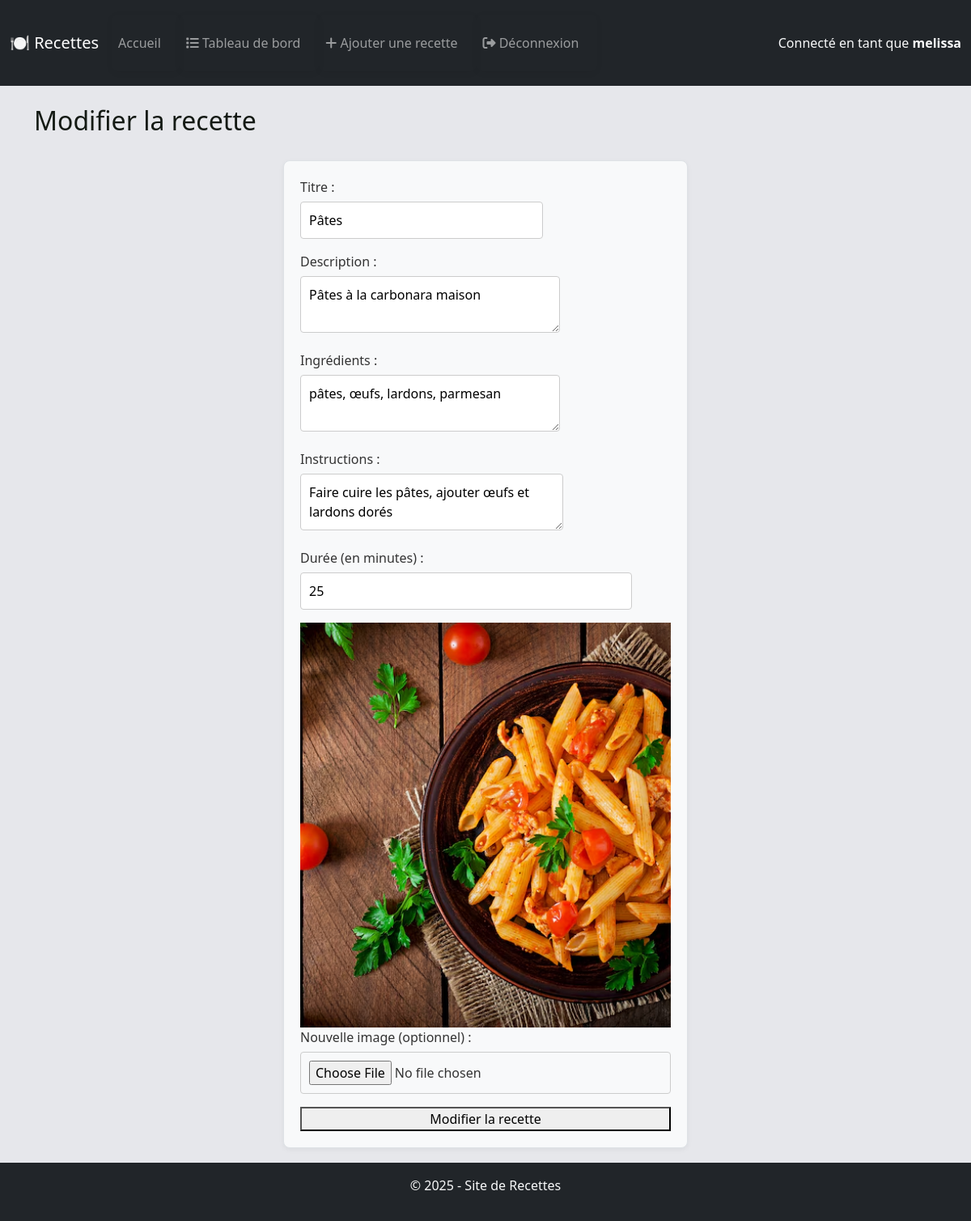
The page /index.php?page=modifier&id=1 (signed in) on the database its author committed.
### tables this page shows
CREATE TABLE `recettes` (
  `id` INT(11) NOT NULL AUTO_INCREMENT,
  `user_id` INT(11),
  `titre` VARCHAR(100) NOT NULL,
  `description` TEXT NOT NULL,
  `ingredients` TEXT,
  `instructions` TEXT,
  `duree` INT(11),
  `image_url` VARCHAR(255),
  PRIMARY KEY (`id`),
  KEY `user_id` (`user_id`),
  CONSTRAINT `recettes_ibfk_1` FOREIGN KEY (`user_id`) REFERENCES `users` (`id`) ON DELETE CASCADE
);

### view/form_modif.php (the view)
<?php include 'view/templates/header.php'; ?>
<h2>Modifier la recette</h2>
<form method="POST" enctype="multipart/form-data">
    <label>Titre : <input type="text" name="titre" value="<?= htmlspecialchars($recette['titre']) ?>" required></label><br>
    <label>Description : <textarea name="description" required><?= htmlspecialchars($recette['description']) ?></textarea></label><br>
    <label>Ingrédients : <textarea name="ingredients" required><?= htmlspecialchars($recette['ingredients']) ?></textarea></label><br>
    <label>Instructions : <textarea name="instructions" required><?= htmlspecialchars($recette['instructions']) ?></textarea></label><br>
    <label>Durée (en minutes) : <input type="number" name="duree" value="<?= $recette['duree'] ?>" required></label><br>
    <?php if (!empty($recette['image_url'])): ?>
        <div>
            <img src="<?= htmlspecialchars($recette['image_url']) ?>" class="card-img-top" alt="Image actuelle de la recette">
        </div>
    <?php endif; ?>
    <label>Nouvelle image (optionnel) : <input type="file" name="image"></label><br>
    <button type="submit">Modifier la recette</button>
</form>
<?php include 'view/templates/footer.php'; ?>

### css/style.css (style rules this page uses)
body { font-family: 'Segoe UI', Tahoma, sans-serif; background-color: #e6e7eb; color: #333; padding-bottom: 60px; }
h1, h2 { color: #141a14; }
form { max-width: 500px; margin: 30px auto; padding: 20px; background-color: #f8f9fa; border: 1px solid #dee2e6; border-radius: 8px; box-shadow: 0 2px 6px rgba(0, 0, 0, 0.05); }
form input, form textarea, form select { width: 100%; padding: 10px; margin-top: 6px; margin-bottom: 16px; border: 1px solid #ccc; border-radius: 4px; box-sizing: border-box; }
form button { width: 100%; }
.card-img-top { width: 100%; height: 500px; object-fit: cover; object-position: center; }

### rows shown on the page
recettes: titre "Pâtes", description "Pâtes à la carbonara maison", ingredients "pâtes, œufs, lardons, parmesan", instructions "Faire cuire les pâtes, ajouter œufs et lardons dorés", duree "25", image_url (picture)

### other values the page prints
$_SESSION['user'] "melissa"
